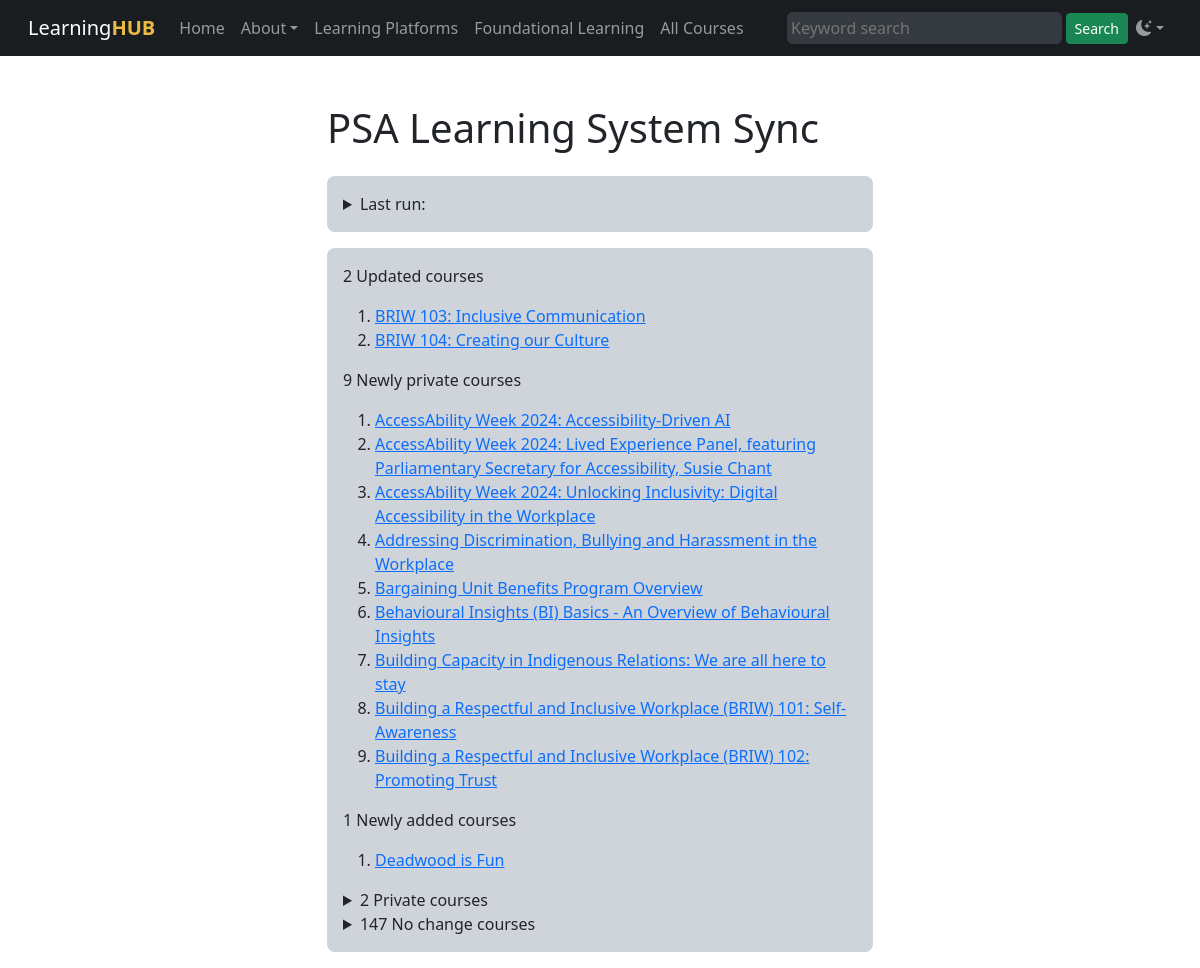
The app's page /platform_sync_psals.php, older data.
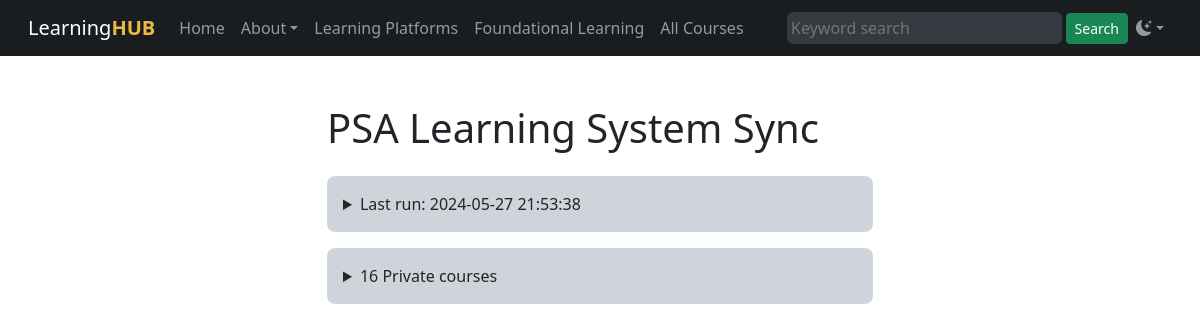
The same page, newer data.
### tables this page shows
CREATE TABLE "courses" (
    "id" INTEGER PRIMARY KEY AUTOINCREMENT NOT NULL,
    "status" VARCHAR NOT NULL,
    "sortorder" INTEGER,
    "name" VARCHAR NOT NULL,
    "slug" VARCHAR,
    "description" VARCHAR NOT NULL,
    "created" DATETIME NOT NULL,
    "modified" DATETIME,
    "expiry_date" DATETIME,
    "user_idir" VARCHAR,
    "course_id" INTEGER,
    "weight" INTEGER,
    "url" VARCHAR,
    "keywords" VARCHAR,
    "refresh_cycle" TEXT,
    "partner_id" INTEGER,
    "platform_id" INTEGER,
    "dmethod_id" INTEGER,
    "group_id" INTEGER,
    "audience_id" INTEGER,
    "topic_id" INTEGER,
    FOREIGN KEY(partner_id) REFERENCES learning_partners(id),
    FOREIGN KEY(platform_id) REFERENCES learning_platforms(id),
    FOREIGN KEY(dmethod_id) REFERENCES delivery_methods(id),
    FOREIGN KEY(group_id) REFERENCES groups(id),
    FOREIGN KEY(audience_id) REFERENCES audiences(id),
    FOREIGN KEY(topic_id) REFERENCES topics(id)
);

CREATE TABLE "platform_syncs" (
    "id" INTEGER PRIMARY KEY AUTOINCREMENT NOT NULL,
    "created" DATETIME,
    "platform_id" INTEGER,
    "hash" TEXT,
    "result" VARCHAR,
    FOREIGN KEY(platform_id) REFERENCES learning_platforms(id)
    );

### platform_sync_psals.php (the view, shortened to what the changed rows need)
<?php
$db = new SQLite3('courses.sqlite', SQLITE3_OPEN_CREATE | SQLITE3_OPEN_READWRITE);
$db->enableExceptions(true);
$syncsql = 'SELECT "created", "platform_id", "hash", "result" FROM "platform_syncs" ORDER BY "created" DESC LIMIT 1';
$statement = $db->prepare($syncsql);
$result = $statement->execute();
$row = $result->fetchArray();
$lastrun = $row['created'];
$lasthash = $row['hash'];
$url = 'platforms/psa-learning-system.json';
$f = file_get_contents($url);
$hash = md5($f);
if($lasthash != $hash):
    $feed = json_decode($f);
    $feedindex = [];
    foreach($feed->items as $feedcourse) {
        if(!empty($feedcourse->_course_id)) {
            array_push($feedindex, $feedcourse->_course_id);
        }
    }
    $sql = 'SELECT
                c.id AS cid,
                c.name AS cname,
                c.slug AS cslug,
                c.created AS ccreated,
                c.status AS cstatus,
                c.description AS cdesc,
                c.course_id AS courseid,
                c.url AS curl,
                c.keywords AS ckeys,
                dm.name AS dmname,
                dm.id AS dmid,
                g.name AS groupname,
                g.id AS groupid,
                a.name AS audiencename,
                a.id AS audienceid,
                top.name AS topicname,
                top.id AS topicid,
                pa.name AS partnername,
                pa.id AS partnerid,
                plat.name AS platformname,
                plat.id AS platformid
            FROM
                courses c
            JOIN delivery_methods dm ON dm.id = c.dmethod_id
            JOIN groups g ON g.id = c.group_id
            JOIN audiences a ON a.id = c.audience_id
            JOIN topics top ON top.id = c.topic_id
            JOIN learning_partners pa ON pa.id = c.partner_id
            JOIN learning_platforms plat ON plat.id = c.platform_id
            WHERE
                c.platform_id = 2
            ORDER BY
                c.created DESC;';
    $statement = $db->prepare($sql);
    $result = $statement->execute();
    $courseindex = [];
    $updatedcourses = [];
    $privatecourses = [];
    $newlyprivatecourses = [];
    $nochangecourses = [];
    while ($row = $result->fetchArray()):
        array_push($courseindex, $row['courseid']);
        if(in_array($row['courseid'], $feedindex)) {
            foreach($feed->items as $f) {
                if(!empty($f->_course_id)) {
                    if($f->_course_id == $row['courseid']) {
                        $feedcourse = $f;
                    }
                }
            }
            $courseupdated = 0;
            if($feedcourse->title != $row['cname']) {
                $row['cname'] = $feedcourse->title;
                $courseupdated = 1;
            }
            if($courseupdated == 1) {
                array_push($updatedcourses,[$row['cid'],$row['cname']]);
            } else {
                array_push($nochangecourses,[$row['cid'],$row['cname']]);
            }
        } else {
            if($row['cstatus'] != 'private') {
                array_push($newlyprivatecourses,[$row['cid'],$row['cname']]);
            } else {
                array_push($privatecourses,[$row['cid'],$row['cname']]);
            }
        }
    endwhile;
    $newlyaddedcourses = [];
    foreach($feed->items as $feedcourse) {
        if(!empty($feedcourse->_course_id)) {
            if(!in_array($feedcourse->_course_id, $courseindex) && !empty($feedcourse->title)) {
                $name = trim($feedcourse->title);
                $id = 0;
                array_push($newlyaddedcourses,[$id,$name]);
            }
        }
    }
else:
    $statement = $db->prepare('SELECT * FROM courses WHERE status = "private";');
    $privatecourses = $statement->execute();
    $allprivate = [];
    while ($row = $privatecourses->fetchArray()):
        array_push($allprivate,$row);
    endwhile;
endif;
?>
<?php require('template/header.php') ?>
<div class="container">
<div class="row justify-content-md-center">
<div class="col-md-6">
<h1 class="mb-4">PSA Learning System Sync</h1>
<details class="p-3 mb-3 bg-dark-subtle rounded-3">
    <summary>Last run: <?= $lastrun ?> </summary>
</details>
<div class="p-3 mb-3 bg-dark-subtle rounded-3">
<?php if($lasthash != $hash): ?>
<div><?= count($updatedcourses) ?> Updated courses </div>
<ol class="mt-3">
<?php foreach($updatedcourses as $uc): ?>
    <li><a href="course.php?cid=<?= $uc[0] ?>"><?= $uc[1] ?></a></li>
<?php endforeach ?>
</ol>
<div><?= count($newlyprivatecourses) ?> Newly private courses</div>
<ol class="mt-3">
<?php foreach($newlyprivatecourses as $npc): ?>
    <li><a href="course.php?cid=<?= $npc[0] ?>"><?= $npc[1] ?></a></li>
<?php endforeach ?>
</ol>
<div><?= count($newlyaddedcourses) ?> Newly added courses</div>
<ol class="mt-3">
<?php foreach($newlyaddedcourses as $nac): ?>
    <li><a href="course.php?cid=<?= $nac[0] ?>"><?= $nac[1] ?></a></li>
<?php endforeach ?>
</ol>
<details>
    <summary><?= count($privatecourses) ?> Private courses </summary>
</details>
<details>
    <summary><?= count($nochangecourses) ?> No change courses</summary>
</details>
<?php else:  ?>
<details>
    <summary><?php echo count($allprivate) ?> Private courses</summary>
</details>
<?php endif ?>
</div>
</div>
</div>
</div>
<?php require('template/footer.php') ?>

Row changes from the older to the newer data that the page shows:
no longer on this page (row edited): courses: name "AccessAbility Week 2024: Accessibility-Driven AI"
no longer on this page (row edited): courses: name "AccessAbility Week 2024: Lived Experience Panel, featuring Parliamentary Secretary for Accessibility, Susie Chant"
no longer on this page (row edited): courses: name "AccessAbility Week 2024: Unlocking Inclusivity: Digital Accessibility in the Workplace"
no longer on this page (row edited): courses: name "Addressing Discrimination, Bullying and Harassment in the Workplace"
no longer on this page (row edited): courses: name "Bargaining Unit Benefits Program Overview"
no longer on this page (row edited): courses: name "Behavioural Insights (BI) Basics - An Overview of Behavioural Insights"
no longer on this page (row edited): courses: name "Building Capacity in Indigenous Relations: We are all here to stay"
no longer on this page (row edited): courses: name "Building a Respectful and Inclusive Workplace (BRIW) 101: Self-Awareness"
no longer on this page (row edited): courses: name "Building a Respectful and Inclusive Workplace (BRIW) 102: Promoting Trust"
added platform_syncs: created "2024-05-27 21:53:38"
Text that changed along with them:
count($allprivate): (not shown) → "16"
count($updatedcourses): "2" → (not shown)
count($newlyprivatecourses): "9" → (not shown)
count($newlyaddedcourses): "1" → (not shown)
count($privatecourses): "2" → (not shown)
count($nochangecourses): "147" → (not shown)
text no longer shown: "Updated courses Newly private courses Newly added courses No change courses"
list line gone: "BRIW 103: Inclusive Communication"
list line gone: "BRIW 104: Creating our Culture"
list line gone: "Deadwood is Fun"
